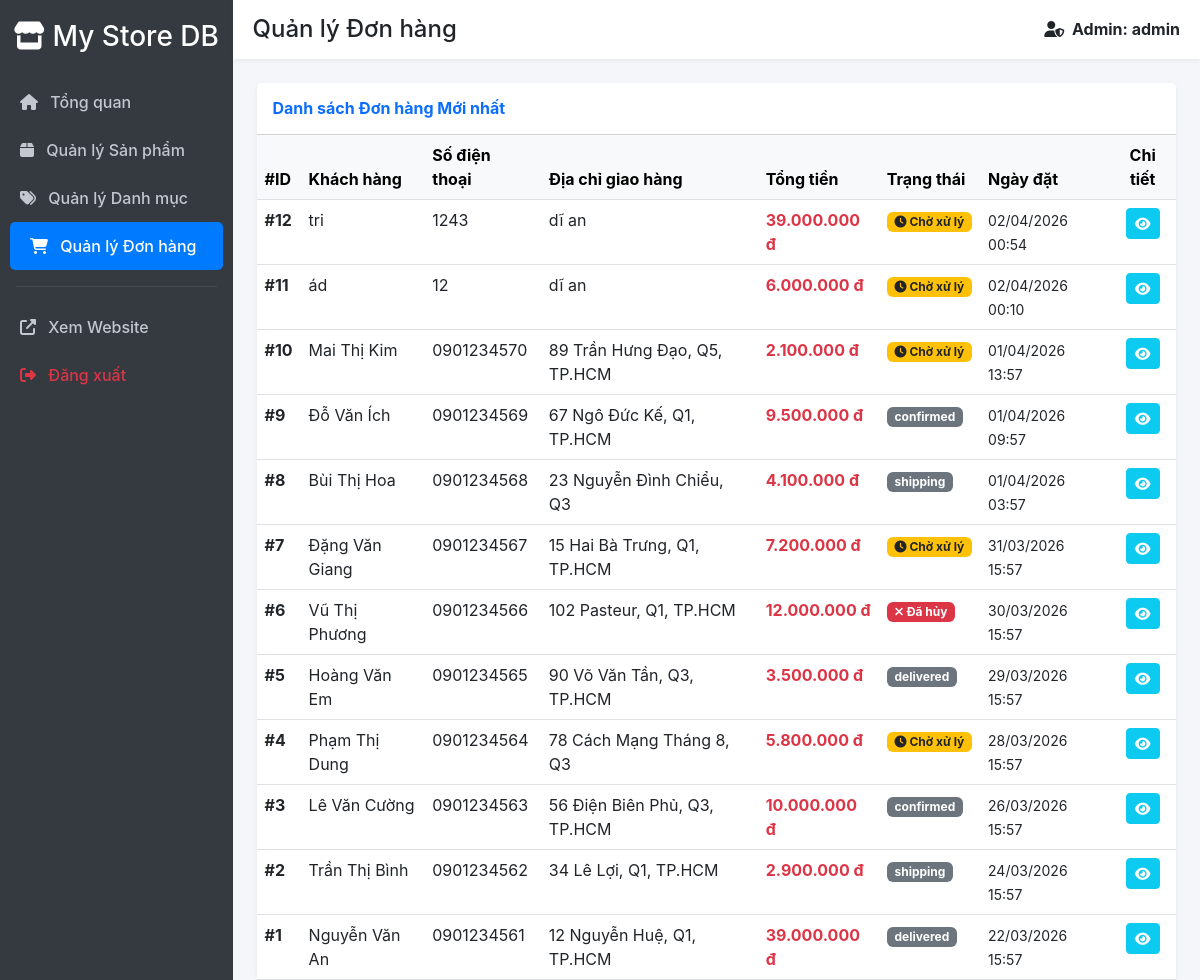
The app's page /webbanhang/index.php?url=Admin/orders (signed in) with its own data.
### tables this page shows
CREATE TABLE IF NOT EXISTS `orders` (
  `id` int NOT NULL AUTO_INCREMENT,
  `customer_name` varchar(255) NOT NULL,
  `customer_phone` varchar(20) NOT NULL,
  `customer_address` text NOT NULL,
  `total_price` decimal(15,2) NOT NULL,
  `status` enum('pending','confirmed','shipping','delivered','cancelled') DEFAULT 'pending',
  `created_at` timestamp NULL DEFAULT CURRENT_TIMESTAMP,
  PRIMARY KEY (`id`)
);

### webbanhang/app/controllers/AdminController.php (called while the page is built, shortened)
<?php
require_once 'app/config/database.php';
require_once 'app/Models/OrderModel.php';
class AdminController {
    private $db;
    public function __construct() {
        $this->db = (new Database())->getConnection();
    }
    public function orders() {
        $orderModel = new OrderModel($this->db);
        $orders = $orderModel->getOrders();
        include 'app/views/admin/orders.php';
    }
}
?>

### webbanhang/app/config/database.php (called while the page is built, shortened)
<?php
class Database {
    private $host = "localhost";
    private $db_name = "my_store";
    private $username = "root";
    private $password = "";
    public function getConnection() {
        $this->conn = null;
        try {
            $this->conn = new PDO("mysql:host=" . $this->host . ";dbname=" . $this->db_name, $this->username, $this->password);
            $this->conn->setAttribute(PDO::ATTR_ERRMODE, PDO::ERRMODE_EXCEPTION);
            $this->conn->exec("set names utf8");
        } catch(PDOException $exception) {
            throw $exception;
        }
        return $this->conn;
    }
}

### webbanhang/app/Models/OrderModel.php (called while the page is built, shortened)
<?php
class OrderModel {
    private $conn;
    public function __construct($db) {
        $this->conn = $db;
    }
    public function getOrders() {
        $query = "SELECT * FROM orders ORDER BY created_at DESC";
        $stmt = $this->conn->prepare($query);
        $stmt->execute();
        return $stmt->fetchAll(PDO::FETCH_OBJ);
    }
}
?>

### webbanhang/app/views/admin/orders.php (the view, shortened to what this page needs)
<!DOCTYPE html>
<html lang="en">
<head>
    <link href="https://cdn.jsdelivr.net/npm/bootstrap@5.3.0/dist/css/bootstrap.min.css" rel="stylesheet">
    <link rel="stylesheet" href="https://cdnjs.cloudflare.com/ajax/libs/font-awesome/6.4.0/css/all.min.css">
</head>
<body>
<?php
$basePath = dirname($_SERVER['SCRIPT_NAME']);
$basePath = ($basePath === '/' || $basePath === '\\') ? '' : $basePath;
$baseUrl = $basePath . '/index.php?url=';
?>
<div class="d-flex">
    <div class="sidebar" style="width: 250px;">
        <h3 class="text-white text-center mb-4"><i class="fas fa-store"></i> My Store DB</h3>
        <a href="<?= $baseUrl ?>Admin/index"><i class="fas fa-home me-2"></i> Tổng quan</a>
        <a href="<?= $baseUrl ?>Admin/products"><i class="fas fa-box me-2"></i> Quản lý Sản phẩm</a>
        <a href="<?= $baseUrl ?>Admin/categories"><i class="fas fa-tags me-2"></i> Quản lý Danh mục</a>
        <a href="<?= $baseUrl ?>Admin/orders" class="active"><i class="fas fa-shopping-cart me-2"></i> Quản lý Đơn hàng</a>
        <hr class="text-secondary mx-3">
        <a href="<?= $baseUrl ?>Product/index" target="_blank"><i class="fas fa-external-link-alt me-2"></i> Xem Website</a>
        <a href="<?= $baseUrl ?>User/logout" class="text-danger"><i class="fas fa-sign-out-alt me-2"></i> Đăng xuất</a>
    </div>
    <div class="flex-grow-1">
        <div class="topbar d-flex justify-content-between align-items-center mb-4">
            <h4 class="mb-0">Quản lý Đơn hàng</h4>
            <span class="fw-bold"><i class="fas fa-user-shield me-1"></i> Admin: <?= htmlspecialchars($_SESSION['username'] ?? 'Admin') ?></span>
        </div>
        <div class="container-fluid px-4">
            <div class="card shadow-sm border-0">
                <div class="card-header bg-white py-3 d-flex justify-content-between align-items-center">
                    <h6 class="m-0 fw-bold text-primary">Danh sách Đơn hàng Mới nhất</h6>
                </div>
                <div class="card-body p-0">
                    <table class="table table-hover mb-0">
                        <thead class="table-light">
                            <tr>
                                <th>#ID</th>
                                <th>Khách hàng</th>
                                <th>Số điện thoại</th>
                                <th>Địa chỉ giao hàng</th>
                                <th>Tổng tiền</th>
                                <th>Trạng thái</th>
                                <th>Ngày đặt</th>
                                <th class="text-center">Chi tiết</th>
                            </tr>
                        </thead>
                        <tbody>
                            <?php if(!empty($orders)): ?>
                                <?php foreach ($orders as $o): ?>
                                <tr>
                                    <td><strong>#<?= $o->id ?></strong></td>
                                    <td><?= htmlspecialchars($o->customer_name) ?></td>
                                    <td><?= htmlspecialchars($o->customer_phone) ?></td>
                                    <td><?= htmlspecialchars($o->customer_address) ?></td>
                                    <td class="text-danger fw-bold"><?= number_format($o->total_price, 0, ',', '.') ?> đ</td>
                                    <td>
                                        <?php if($o->status == 'pending'): ?>
                                            <span class="badge bg-warning text-dark"><i class="fas fa-clock"></i> Chờ xử lý</span>
                                        <?php elseif($o->status == 'completed'): ?>
                                            <span class="badge bg-success"><i class="fas fa-check"></i> Hoàn thành</span>
                                        <?php elseif($o->status == 'cancelled'): ?>
                                            <span class="badge bg-danger"><i class="fas fa-times"></i> Đã hủy</span>
                                        <?php else: ?>
                                            <span class="badge bg-secondary"><?= htmlspecialchars($o->status) ?></span>
                                        <?php endif; ?>
                                    </td>
                                    <td><small><?= date('d/m/Y H:i', strtotime($o->created_at)) ?></small></td>
                                    <td class="text-center">
                                        <a href="<?= $baseUrl ?>Order/show/<?= $o->id ?>" class="btn btn-sm btn-info text-white" target="_blank" title="Xem Chi Tiết"><i class="fas fa-eye"></i></a>
                                    </td>
                                </tr>
                                <?php endforeach; ?>
                            <?php else: ?>
                                <tr><td colspan="8" class="text-center text-muted py-4">Chưa có đơn hàng nào trong hệ thống.</td></tr>
                            <?php endif; ?>
                        </tbody>
                    </table>
                </div>
            </div>
        </div>
    </div>
</div>
</body>
</html>

### webbanhang/app/views/admin/orders.php (style rules this page uses)
body { font-family: 'Inter', sans-serif; background-color: #f4f6f9; }
.sidebar { min-height: 100vh; background-color: #343a40; padding-top: 20px; }
.sidebar a { color: #c2c7d0; text-decoration: none; padding: 12px 20px; display: block; font-weight: 500; transition: 0.3s; }
.sidebar a:hover, .sidebar a.active { background-color: #007bff; color: white; border-radius: 5px; margin: 0 10px; }
.topbar { background-color: white; padding: 15px 20px; box-shadow: 0 2px 4px rgba(0,0,0,0.05); }

### records on screen
orders: id "12", customer_name "tri", customer_phone "1243", customer_address "dĩ an", total_price "39.000.000", status "pending" (drawn), created_at "02/04/2026 00:54"
orders: id "11", customer_name "ád", customer_phone "12", customer_address "dĩ an", total_price "6.000.000", status "pending" (drawn), created_at "02/04/2026 00:10"
orders: id "10", customer_name "Mai Thị Kim", customer_phone "0901234570", customer_address "89 Trần Hưng Đạo, Q5, TP.HCM", total_price "2.100.000", status "pending" (drawn), created_at "01/04/2026 13:57"
orders: id "9", customer_name "Đỗ Văn Ích", customer_phone "0901234569", customer_address "67 Ngô Đức Kế, Q1, TP.HCM", total_price "9.500.000", status "confirmed", created_at "01/04/2026 09:57"
orders: id "8", customer_name "Bùi Thị Hoa", customer_phone "0901234568", customer_address "23 Nguyễn Đình Chiểu, Q3", total_price "4.100.000", status "shipping", created_at "01/04/2026 03:57"
orders: id "7", customer_name "Đặng Văn Giang", customer_phone "0901234567", customer_address "15 Hai Bà Trưng, Q1, TP.HCM", total_price "7.200.000", status "pending" (drawn), created_at "31/03/2026 15:57"
orders: id "6", customer_name "Vũ Thị Phương", customer_phone "0901234566", customer_address "102 Pasteur, Q1, TP.HCM", total_price "12.000.000", status "cancelled" (drawn), created_at "30/03/2026 15:57"
orders: id "5", customer_name "Hoàng Văn Em", customer_phone "0901234565", customer_address "90 Võ Văn Tần, Q3, TP.HCM", total_price "3.500.000", status "delivered", created_at "29/03/2026 15:57"
orders: id "4", customer_name "Phạm Thị Dung", customer_phone "0901234564", customer_address "78 Cách Mạng Tháng 8, Q3", total_price "5.800.000", status "pending" (drawn), created_at "28/03/2026 15:57"
orders: id "3", customer_name "Lê Văn Cường", customer_phone "0901234563", customer_address "56 Điện Biên Phủ, Q3, TP.HCM", total_price "10.000.000", status "confirmed", created_at "26/03/2026 15:57"
orders: id "2", customer_name "Trần Thị Bình", customer_phone "0901234562", customer_address "34 Lê Lợi, Q1, TP.HCM", total_price "2.900.000", status "shipping", created_at "24/03/2026 15:57"
orders: id "1", customer_name "Nguyễn Văn An", customer_phone "0901234561", customer_address "12 Nguyễn Huệ, Q1, TP.HCM", total_price "39.000.000", status "delivered", created_at "22/03/2026 15:57"

### other values on screen
$_SESSION['username'] "admin"
